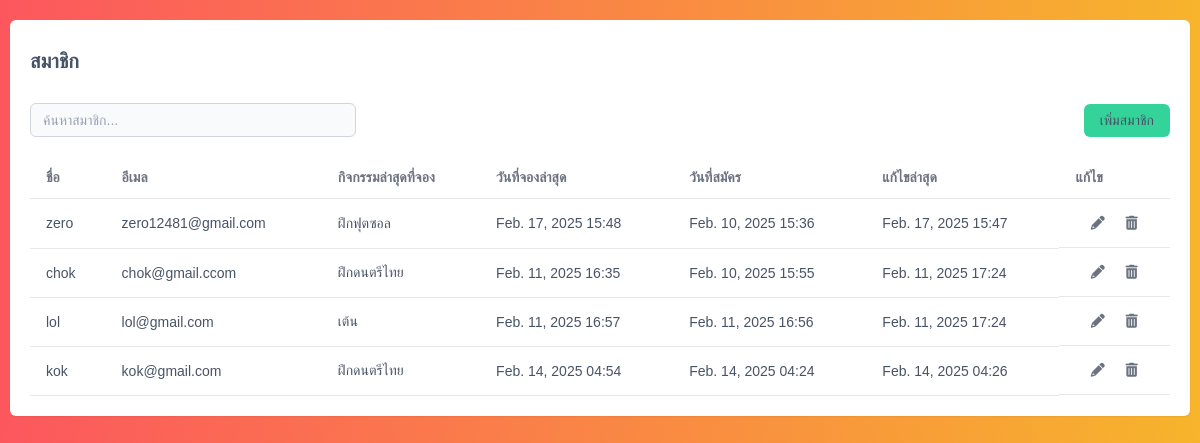
The page /manage_members.php (signed in) on the database its author committed.
### tables this page shows
CREATE TABLE `account` (
  `id` int(11) NOT NULL,
  `email` varchar(50) DEFAULT NULL,
  `username` varchar(255) NOT NULL,
  `password` varchar(255) NOT NULL,
  `address` text NOT NULL,
  `phone` varchar(15) NOT NULL,
  `occupation` varchar(100) NOT NULL,
  `income` int(11) NOT NULL,
  `contact_info` text DEFAULT NULL,
  `activities` text DEFAULT NULL,
  `profile_image` varchar(255) DEFAULT NULL,
  `role` varchar(20) DEFAULT NULL,
  `name` varchar(255) DEFAULT NULL,
  `created_at` timestamp NOT NULL DEFAULT current_timestamp(),
  `updated_at` timestamp NOT NULL DEFAULT current_timestamp() ON UPDATE current_timestamp()
);

### manage_members.php (the view, shortened to what this page needs)
<?php
include 'connect.php';
$sql = "SELECT
    a.id,
    a.username,
    a.email,
DATE_FORMAT(a.created_at, '%b. %d, %Y %H:%i') AS created_at_formatted,
DATE_FORMAT(a.updated_at, '%b. %d, %Y %H:%i') AS updated_at_formatted,
    act.title AS latest_activity,
DATE_FORMAT(b.booking_date, '%b. %d, %Y %H:%i') AS latest_booking_date
FROM
    account a
LEFT JOIN (
    SELECT
    user_id,
    MAX(booking_date) AS latest_booking
FROM
    bookings
GROUP BY
    user_id
    ) AS sub ON a.id = sub.user_id
LEFT JOIN bookings b ON a.id = b.user_id AND sub.latest_booking = b.booking_date
LEFT JOIN activities act ON b.activity_id = act.id
WHERE a.role = 'member'";
$result = $conn->query($sql);
?>
<!DOCTYPE html>
<html>
<head>
    <link rel="stylesheet" href="https://cdnjs.cloudflare.com/ajax/libs/font-awesome/6.0.0/css/all.min.css"
 />
</head>
<body>
<div class="container">
<div class="top-nav">
<h1>สมาชิก</h1>
</div>
<div class="search-action-area">
<div class="search-container">
    <input type="text" id="searchInput" class="search-input" placeholder="ค้นหาสมาชิก...">
</div>
<div class="action-buttons">
    <a href="form-register.php" class="add-members-button">เพิ่มสมาชิก</a></div>
</div>
<table id="memberTable">
<thead>
    <tr>
    <th>ชื่อ</th>
    <th>อีเมล</th>
    <th>กิจกรรมล่าสุดที่จอง</th>
    <th>วันที่จองล่าสุด</th>
    <th>วันที่สมัคร</th>
    <th>แก้ไขล่าสุด</th>
    <th>แก้ไข</th>
    </tr>
</thead>
<tbody>
<?php
    if ($result->num_rows > 0) {
    while ($row = $result->fetch_assoc()) {
?>
    <tr>
    <td><?php echo $row['username']; ?></td>
    <td><?php echo $row['email']; ?></td>
    <td><?php echo $row['latest_activity'] ? $row['latest_activity'] : 'ไม่มี'; ?></td>
    <td><?php echo $row['latest_booking_date'] ? $row['latest_booking_date'] : 'ไม่มี'; ?></td>
    <td><?php echo $row['created_at_formatted']; ?></td>
    <td><?php echo $row['updated_at_formatted']; ?></td>
    <td class="action-icons">
    <a href="edit_member.php?id=<?php echo $row['id']; ?>" title="แก้ไข">
    <i class="fas fa-pencil-alt"></i></a>
    <a href="delete_member.php?id=<?php echo $row['id']; ?>" onclick="return confirm('คุณแน่ใจหรือไม่ว่าต้องการลบสมาชิกคนนี้?')" title="ลบ">
    <i class="fas fa-trash-alt"></i>
    </a>
    </td>
    </tr>
<?php
    }
    } else {
        echo "<tr><td colspan='7'>ไม่มีสมาชิกในขณะนี้</td></tr>";
    }
?>
    </tbody>
    </table>
</div>
</body>
</html>

### manage_members.php (style rules this page uses)
body { font-family: 'Arial', sans-serif; background: linear-gradient(to right, #FC575E, #F7B42C); margin: 0; padding: 0; color: #475467; }
.container { width: 95%; max-width: 1200px; margin: 20px auto; background-color: #fff; border-radius: 6px; box-shadow: 0 1px 2px 0 rgba(0, 0, 0, 0.05); padding: 20px; }
.top-nav { display: flex; justify-content: space-between; align-items: center; padding: 10px 0; margin-bottom: 20px; }
.top-nav h1 { font-size: 20px; margin: 0; color: #475467; }
.search-action-area { display: flex; justify-content: space-between; align-items: center; margin-bottom: 20px; }
.search-container { display: flex; align-items: center; }
.search-input { padding: 8px 12px; border: 1px solid #d0d5dd; border-radius: 6px; width: 300px; font-size: 14px; color: #475467; background-color: #f9fafb; }
.search-input::placeholder { color: #98a2b3; }
.action-buttons { display: flex; align-items: center; }
.action-buttons a { text-decoration: none; padding: 8px 16px; border-radius: 6px; font-size: 14px; color: #475467; transition: background-color 0.2s ease; }
.add-members-button { background-color: #34d399; color: #fff; padding: 8px 16px; border-radius: 6px; font-size: 14px; margin-left: 10px; text-decoration: none; }
table { width: 100%; border-collapse: collapse; }
th, td { padding: 12px 16px; text-align: left; border-bottom: 1px solid #e5e7eb; font-size: 14px; color: #475467; }
th { font-weight: 600; color: #6b7280; }
.action-icons { display: flex; justify-content: center; gap: 10px; }
.action-icons a { display: inline-flex; align-items: center; justify-content: center; width: 24px; height: 24px; text-decoration: none; border-radius: 4px; color: #6b7280; }

### rows shown on the page
account: username "zero", email "zero12481@gmail.com", latest_activity "ฝึกฟุตซอล", latest_booking_date "Feb. 17, 2025 15:48", created_at_formatted "Feb. 10, 2025 15:36", updated_at_formatted "Feb. 17, 2025 15:47"
account: username "chok", email "chok@gmail.ccom", latest_activity "ฝึกดนตรีไทย", latest_booking_date "Feb. 11, 2025 16:35", created_at_formatted "Feb. 10, 2025 15:55", updated_at_formatted "Feb. 11, 2025 17:24"
account: username "lol", email "lol@gmail.com", latest_activity "เต้น", latest_booking_date "Feb. 11, 2025 16:57", created_at_formatted "Feb. 11, 2025 16:56", updated_at_formatted "Feb. 11, 2025 17:24"
account: username "kok", email "kok@gmail.com", latest_activity "ฝึกดนตรีไทย", latest_booking_date "Feb. 14, 2025 04:54", created_at_formatted "Feb. 14, 2025 04:24", updated_at_formatted "Feb. 14, 2025 04:26"
